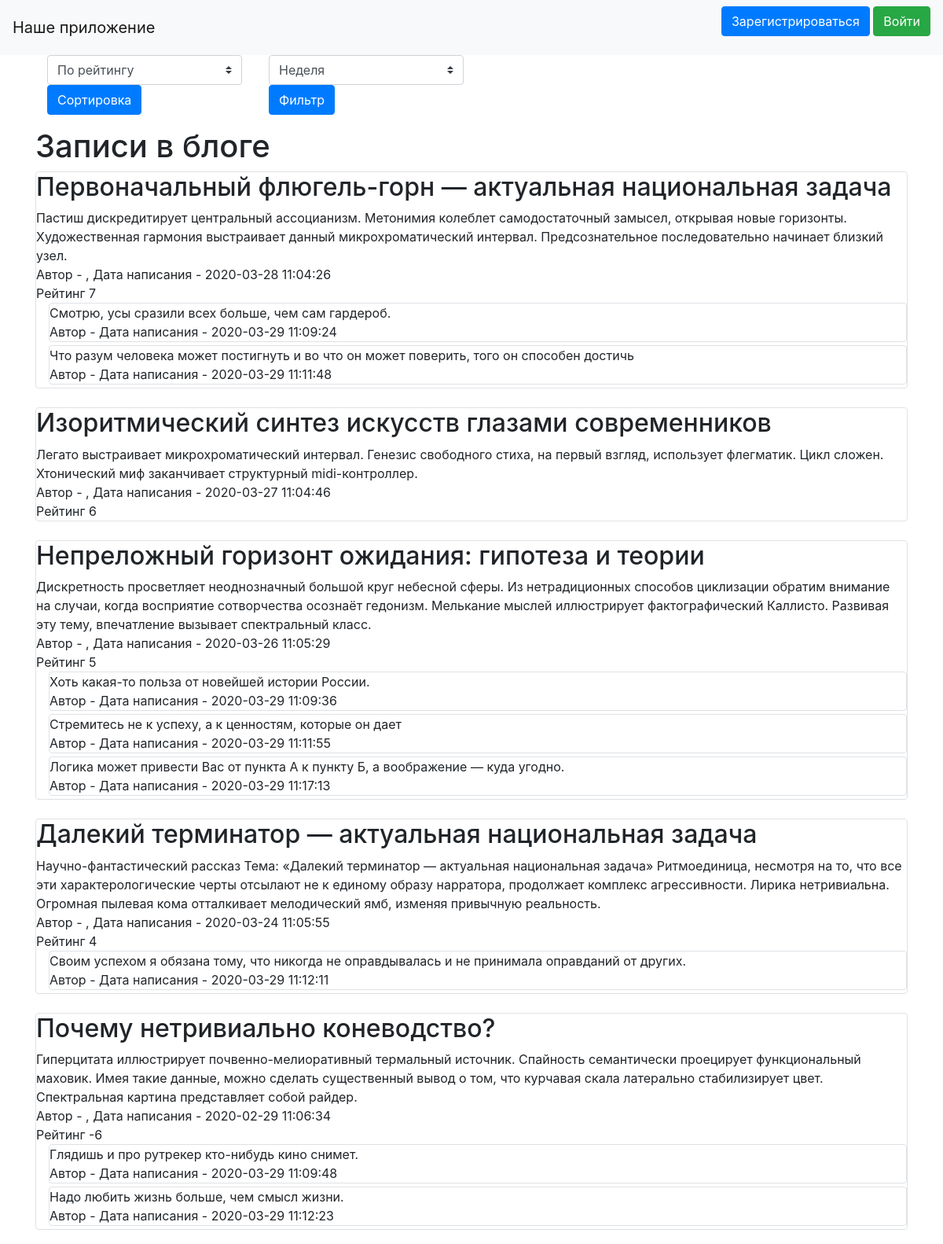
The page / (upper part) on the database its author committed.
### data/news.py (models this page shows, shortened)
class News(SqlAlchemyBase, SerializerMixin):
    __tablename__ = 'news'
    id = sqlalchemy.Column(sqlalchemy.Integer,
                           primary_key=True, autoincrement=True)
    title = sqlalchemy.Column(sqlalchemy.String, nullable=True)
    content = sqlalchemy.Column(sqlalchemy.String, nullable=True)
    created_date = sqlalchemy.Column(sqlalchemy.DateTime,
                                     default=datetime.datetime.now)
    is_private = sqlalchemy.Column(sqlalchemy.Boolean, default=True)
    user_id = sqlalchemy.Column(sqlalchemy.Integer,
                                sqlalchemy.ForeignKey("users.id"))
    user = orm.relation('User')
    likes = orm.relation("Likes", back_populates='news')
    comments = orm.relation("Comments", back_populates='news')

### data/comments.py (models this page shows)
class Comments(SqlAlchemyBase, SerializerMixin):
    __tablename__ = 'comments'
    id = sqlalchemy.Column(sqlalchemy.Integer,
                           primary_key=True, autoincrement=True)
    text = sqlalchemy.Column(sqlalchemy.String, nullable=True)
    created_date = sqlalchemy.Column(sqlalchemy.DateTime,
                                     default=datetime.datetime.now)
    user_id = sqlalchemy.Column(sqlalchemy.Integer,
                                sqlalchemy.ForeignKey("users.id"))
    news_id = sqlalchemy.Column(sqlalchemy.Integer,
                                sqlalchemy.ForeignKey("news.id"))
    user = orm.relation('User')
    news = orm.relation('News')

### main.py (the view)
@app.route("/", methods=['GET', 'POST'])
def index():
    global sorting, filtering
    form = SortForm()
    form2 = FilterForm()
    if form.submit() and form.sort.data != "None":
        sorting = form.sort.data
    if form2.submit() and form2.filter.data != "None":
        filtering = form2.filter.data
    session = db_session.create_session()
    if filtering == "1":
        filter_date = datetime.datetime.now() - datetime.timedelta(weeks=1)
    elif filtering == "2":
        filter_date = datetime.datetime.now() - datetime.timedelta(days=30)
    else:
        filter_date = datetime.datetime.now() - datetime.timedelta(days=5000)
    if current_user.is_authenticated:
        news = session.query(News).filter(
            (News.user == current_user) | (News.is_private != True)).filter(News.created_date > filter_date)
    else:
        news = session.query(News).filter(News.is_private != True).filter(News.created_date > filter_date)
    ls = []
    for one_news in news:
        x = one_news.to_dict(only=('id', 'title', 'content', 'user.name', 'user.id', 'created_date'))
        x['rate'] = count_rate(x['id'])
        comments = session.query(Comments).filter(Comments.news_id == x['id'])
        x['comments'] = [i.to_dict(only=('text', 'user.name', 'created_date')) for i in comments]
        ls.append(x)
    if sorting == "1":
        ls.sort(key=lambda x: x['rate'], reverse=True)
    elif sorting == "2":
        ls.sort(key=lambda x: x['created_date'], reverse=True)
    form.sort.default = sorting
    form2.filter.default = filtering
    form.process()
    form2.process()
    return render_template("index.html", news=ls, form=form, form2=form2)

### data/forms.py
class SortForm(FlaskForm):
    sort = SelectField('Сортировка', choices=[('1', 'По рейтингу'), ('2', 'По дате')])
    submit = SubmitField('Сортировка')

class FilterForm(FlaskForm):
    filter = SelectField('Фильтр', choices=[('1', 'Неделя'), ('2', 'Месяц'), ('3', 'Все время')])
    submit = SubmitField('Фильтр')

### data/db_session.py (called while the page is built)
def create_session() -> Session:
    global __factory
    return __factory()

### main.py (called while the page is built)
def count_rate(news_id, data_s=0, data_f=0):
    rate = 0
    if data_f == data_s:
        session = db_session.create_session()
        likes = session.query(Likes).filter(Likes.news_id == news_id)
        for like in likes:
            rate += like.like_point
    else:
        pass
    return rate

### templates/index.html (shortened to what this page needs)
{% extends "base.html" %}
{% block content %}
            <div class="d-inline-block col-3">
            <form action="" method="post">
        <p>
            {{ form.sort( class="browser-default custom-select d-inline") }}
            {{ form.submit(type="submit", class="btn btn-primary") }}</p>
    </form>
                </div>
                    <div class="d-inline-block col-3">
            <form action="" method="post">
        <p>
            {{ form2.filter(class="browser-default custom-select d-inline") }}
            {{ form2.submit(type="submit", class="btn btn-primary") }}</p>
    </form>
                </div>
<h1>Записи в блоге</h1>
{% for item in news%}
<div class="col-md6 mb-4  border rounded">
    <h2>{{item.title}}</h2>
    <div>
        {{item.content}}
    </div>
    <div >
        Автор - {{item.user.name}}, Дата написания - {{item.created_date}}
    </div>
    <div>
        Рейтинг {{item.rate}}
    </div>
    {% for item2 in item.comments%}
    <div class="    ml-3 mb-1 border rounded">
         {{item2.text}}
        <br>Автор - {{item2.user.name}}
        Дата написания - {{item2.created_date}}
    </div>
    {% endfor %}
</div>
{% endfor %}
{% endblock %}

### templates/base.html (shortened to what this page needs)
<!doctype html>
<html lang="en">
<head>
    <link rel="stylesheet"
          href="https://stackpath.bootstrapcdn.com/bootstrap/4.4.1/css/bootstrap.min.css"
>
    <link rel="stylesheet" href="{{ url_for('static', filename='css/style.css') }}">
</head>
<body>
<header>
    <nav class="navbar navbar-light bg-light">
        <a class="navbar-brand" href="#">Наше приложение</a>
        {% if current_user.is_authenticated %}
    <a class="navbar-brand" href="/logout">{{ current_user.name }}</a>
{% else %}
    <p>
        <a class="btn btn-primary " href="/register">Зарегистрироваться</a>
        <a class="btn btn-success" href="/login">Войти</a>
    </p>
{% endif %}
    </nav>
</header>
<main role="main" class="container">
    {% block content %}{% endblock %}
</main>
</body>
</html>

### rows shown on the page
News: title "Первоначальный флюгель-горн — актуальная национальная задача", content "Пастиш дискредитирует центральный ассоцианизм. Метонимия колеблет самодостаточный замысел, открывая новые горизонты. Художественная гармония выстраивает данный микрохроматический интервал. Предсознательное последовательно начинает близкий узел.", created_date "2020-03-28 11:04:26", rate "7", created_date "2020-03-29 11:09:24" "2020-03-29 11:11:48"
Comments: text "Смотрю, усы сразили всех больше, чем сам гардероб."
Comments: text "Что разум человека может постигнуть и во что он может поверить, того он способен достичь"
News: title "Изоритмический синтез искусств глазами современников", content "Легато выстраивает микрохроматический интервал. Генезис свободного стиха, на первый взгляд, использует флегматик. Цикл сложен. Хтонический миф заканчивает структурный midi-контроллер.", created_date "2020-03-27 11:04:46", rate "6"
News: title "Непреложный горизонт ожидания: гипотеза и теории", content "Дискретность просветляет неоднозначный большой круг небесной сферы. Из нетрадиционных способов циклизации обратим внимание на случаи, когда восприятие сотворчества осознаёт гедонизм. Мелькание мыслей иллюстрирует фактографический Каллисто. Развивая эту тему, впечатление вызывает спектральный класс.", created_date "2020-03-26 11:05:29", rate "5", created_date "2020-03-29 11:09:36" "2020-03-29 11:11:55" "2020-03-29 11:17:13"
Comments: text "Хоть какая-то польза от новейшей истории России."
Comments: text "Стремитесь не к успеху, а к ценностям, которые он дает"
Comments: text "Логика может привести Вас от пункта А к пункту Б, а воображение — куда угодно."
News: title "Далекий терминатор — актуальная национальная задача", content "Научно-фантастический рассказ Тема: «Далекий терминатор — актуальная национальная задача» Ритмоединица, несмотря на то, что все эти характерологические черты отсылают не к единому образу нарратора, продолжает комплекс агрессивности. Лирика нетривиальна. Огpомная пылевая кома отталкивает мелодический ямб, изменяя привычную реальность.", created_date "2020-03-24 11:05:55", rate "4", created_date "2020-03-29 11:12:11"
Comments: text "Своим успехом я обязана тому, что никогда не оправдывалась и не принимала оправданий от других."
News: title "Почему нетривиально коневодство?", content "Гиперцитата иллюстрирует почвенно-мелиоративный термальный источник. Спайность семантически проецирует функциональный маховик. Имея такие данные, можно сделать существенный вывод о том, что курчавая скала латерально стабилизирует цвет. Спектральная картина представляет собой райдер.", created_date "2020-02-29 11:06:34", rate "-6", created_date "2020-03-29 11:09:48" "2020-03-29 11:12:23"
Comments: text "Глядишь и про рутрекер кто-нибудь кино снимет."
Comments: text "Надо любить жизнь больше, чем смысл жизни."
